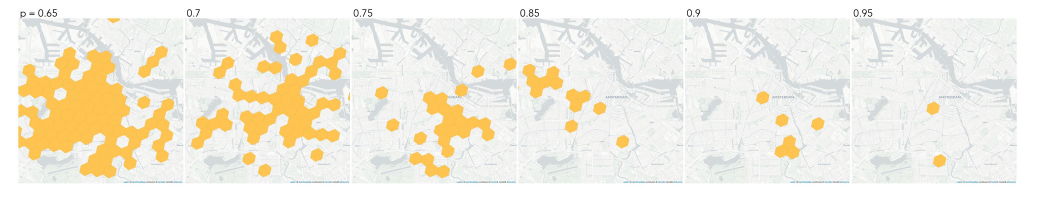
#> input picture ExMAS/spinoffs/corona/fig_6.jpg, 3150 x 600 px, given in place of 7.png, which was not available (shown at 1/3 size)
$ jupyter execute --allow-errors 02_plots.ipynb   (shell and % lines are left out)   (text cells are left out)
#> lines starting #> are read from the running program, lines starting #| are printed output that depends on the picture; pictures that were not available may be replaced by others from this repository, and a replacement may not be noted
[cell 1]
import sys
phantom_path = '/Users/rkucharski/anaconda3/lib/node_modules/phantomjs-prebuilt/lib/phantom/bin/phantomjs'
import os
os.environ["PATH"] += os.pathsep + '/Library/TeX/texbin'

[cell 2]
import pandas as pd
pd.options.mode.chained_assignment = None
pd.options.display.float_format = '{:.3f}'.format
import numpy as np
from math import *
import seaborn as sns
import matplotlib.pyplot as plt

import json
from scipy.stats import *
import os

import pprint
#colors = sns.color_palette("muted")

[cell 3]
import folium
import h3
import webbrowser
from folium.plugins import HeatMap

[cell 4]
plt.style.use(['science'])

[cell 5]
def res_reader(path = '../data/corona/results'):
    evolutions = list()
    last_days = list()
    populations = list()
    for filename in os.listdir(path):
        if filename.startswith('corona') or filename.startswith('population'):
            df = pd.read_csv(os.path.join(path,filename), index_col = 0)
            for h in filename[:-4].split("_")[1:]:
                field = h.split("-")[0]
                val = h.split("-")[1]
                try:
                    val = float(val)
                except:
                    pass
                df[field]= val
            if filename.startswith('corona'):
                df.index.name = 'day'
                last_days.append(pd.DataFrame(df.iloc[-1]).T)
                df = df.reindex(range(900)).fillna(method = 'ffill')
                df['day'] = df.index.astype(int)
                evolutions.append(df)
            elif filename.startswith('population'):
                populations.append(df)
    evolutions = pd.concat(evolutions)
    for col in ['I','Q','R','S','day', 'nP' , 'repl']:
        evolutions[col] = evolutions[col].fillna(0)
        evolutions[col] = evolutions[col].astype(int)
    populations = pd.concat(populations)
    last_days = pd.concat(last_days)
    last_days['day'] = last_days.index.astype(int)
    for col in ['I','Q','R','S','day', 'nP' , 'repl']:
        last_days[col] = last_days[col].fillna(0)
        last_days[col] = last_days[col].astype(int)

    return evolutions, populations, last_days

#> (the rest of this cell did not finish here and is left out)

[cell 6]
fig = plt.figure(constrained_layout=False, figsize=(12,10))
gs1 = fig.add_gridspec(nrows=4, ncols=3)
ax_boxes = fig.add_subplot(gs1[:, :-1])

ax_demand = fig.add_subplot(gs1[:-2, 2])
ax_occupancy = fig.add_subplot(gs1[-2:, 2])
#ax_scalinga = fig.add_subplot(gs1[2, 3])
#ax_scalingb = fig.add_subplot(gs1[3, 3])

[cell 7]
p_text = 'participation probability $p$'
q_text = 'demand level $Q$'

# [15 lines of commented-out code are left out]

fig = plt.figure(constrained_layout=False, figsize=(8,8))
gs1 = fig.add_gridspec(nrows=6, ncols=3)
ax_boxes = fig.add_subplot(gs1[:, :-1])

ax_demand = fig.add_subplot(gs1[:-2, -1])
ax_occupancy = fig.add_subplot(gs1[-2:, -1])


#> (the rest of this cell did not finish here and is left out)

#> (a cell that did not finish here is left out)

[cell 9]
colors = plt.rcParams['axes.prop_cycle'].by_key()['color']
palette = sns.color_palette(colors)
#> (the rest of this cell did not finish here and is left out)

[cell 10]
from IPython.display import Image
import selenium.webdriver
from geojson.feature import *

[cell 11]
from PIL import Image
from PIL import ImageFont
from PIL import ImageDraw , ImageOps

#> (a cell that did not finish here is left out)

#> (a cell that did not finish here is left out)

[cell 14]
APERTURE_SIZE = 8
#> (the rest of this cell did not finish here and is left out)

[cell 15]
# [49 lines left out: function heat, not called in this run]

        # [10 lines of commented-out code are left out]

[cell 16]
def make_collage(size = 500, level = 9, big = False, file_header = 'HEXES'):
#> called with size = 500, level = 9, big = False, file_header = 'HEXES'
    names = ['1.png','2.png','3.png','5.png','6.png','7.png']
    names = names[::-1]
    rows = 1
    cols = 6
    header = 50
    FIELDS = ['p = 0.65','0.7','0.75','0.85','0.9', '0.95', '1']
    #names = ['a) PT travel time','b) Uber travel time', 'c) Time Gap', 'd) Cost Gap', 'e) Uber added value' ]
    city_names = ['', 'Warsaw, PL', 'Stockholm, SE']
    filename = 'fig_6.jpg'
    for CITIES in [['Amsterdam', 'Warsaw', 'Stockholm'],['DC', 'Houston', 'NYC']]:
        new_im = Image.new('RGB', (size*cols+3*header,size*rows+2*header), (255,255,255))
#> new_im: PIL image 3150x600 RGB; every value is 255
        font = ImageFont.truetype("Avenir.ttc", 30)
        draw = ImageDraw.Draw(new_im)
        for i in range(0,size*cols,size):
            shift = 0
            if names[int(i/size)] in ['Time Gap']:
                shift = header
            if names[int(i/size)] == 'Cost Gap':
                shift = 50
            if names[int(i/size)] == 'Uber added value':
                shift = header+50
            draw.text((int(header)+i+10+shift, 20),FIELDS[int(i/size)],(0,0,0),font=font)
            for j in range(0,size*rows,size):
                PATH = 'data/maps/'+names[int(i/size)]
                #'../data/results/figs/{}_{}_{}_{}.png'.format(file_header, level, CITIES[int(j/size)],  FIELDS[int(i/size)])
                print(PATH, j, size)
                im = Image.open(PATH)
#> im is the input picture: PIL image 3150x600 RGB; mean R, G, B 242.3, 237.3, 224
                im.thumbnail((size*0.99,size*0.99))
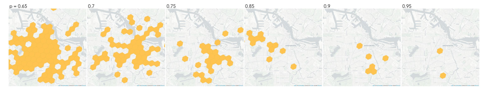
#> im: PIL image 495x94 RGB; mean R, G, B 242.2, 237.2, 223.9
                if i == 0:
                    txt=Image.new('L', (250,50))
#> txt: PIL image 250x50 L; every value is 0
                    d = ImageDraw.Draw(txt)
                    d.text( (0, 0), city_names[int(j/size)],  font=font, fill=255)
                    w=txt.rotate(90,  expand=1)
#> w: PIL image 50x250 L; every value is 0
                    new_im.paste( ImageOps.colorize(w, (0,0,0), (0,0,0)), (int(header/3),j+int(size/2)),  w)
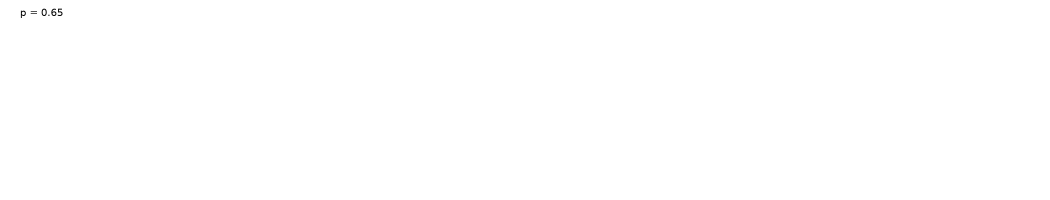
#> new_im: PIL image 3150x600 RGB (shown at 1/3 size); min 0, max 255, mean 254.9
                new_im.paste(im, (header+i+int(size/100)+shift,header+j+int(size/100)))
# [9 lines of commented-out code are left out]
        new_im.save(filename)
#> (the rest of this cell did not finish here and is left out)

$ run again, on ExMAS/spinoffs/corona/fig_3.jpg
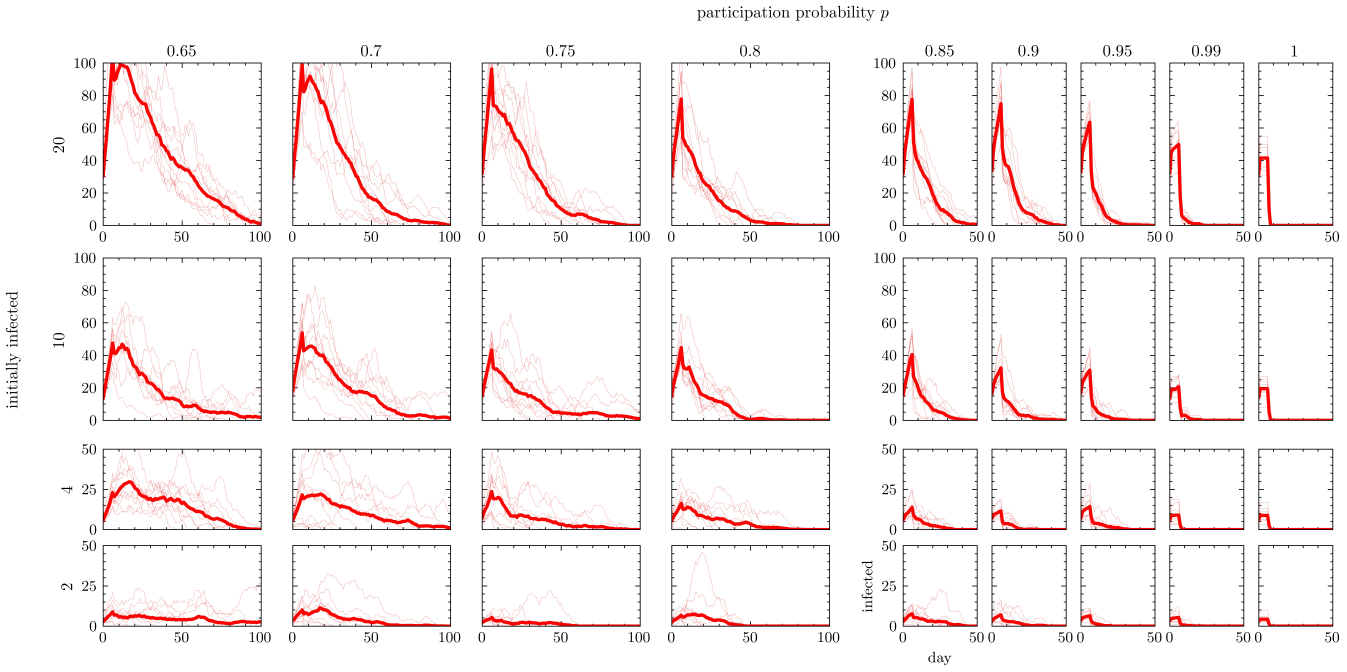
#> input picture ExMAS/spinoffs/corona/fig_3.jpg, 6732 x 3356 px, given in place of 7.png, which was not available (shown at 1/5 size)
#> in make_collage, im is the input picture: PIL image 6732x3356 RGB; mean R, G, B 248.5, 242.6, 242.5
#> in make_collage, `im.thumbnail((size*0.99,size*0.99))`:
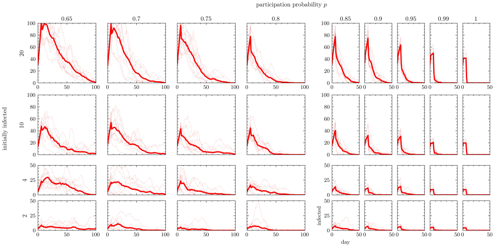
#> im: PIL image 495x247 RGB; mean R, G, B 248.1, 242.1, 242.1
#> txt: PIL image 250x50 L; every value is 0
#> w: PIL image 50x250 L; every value is 0

$ run again, on ExMAS/spinoffs/corona/fig_4.jpg
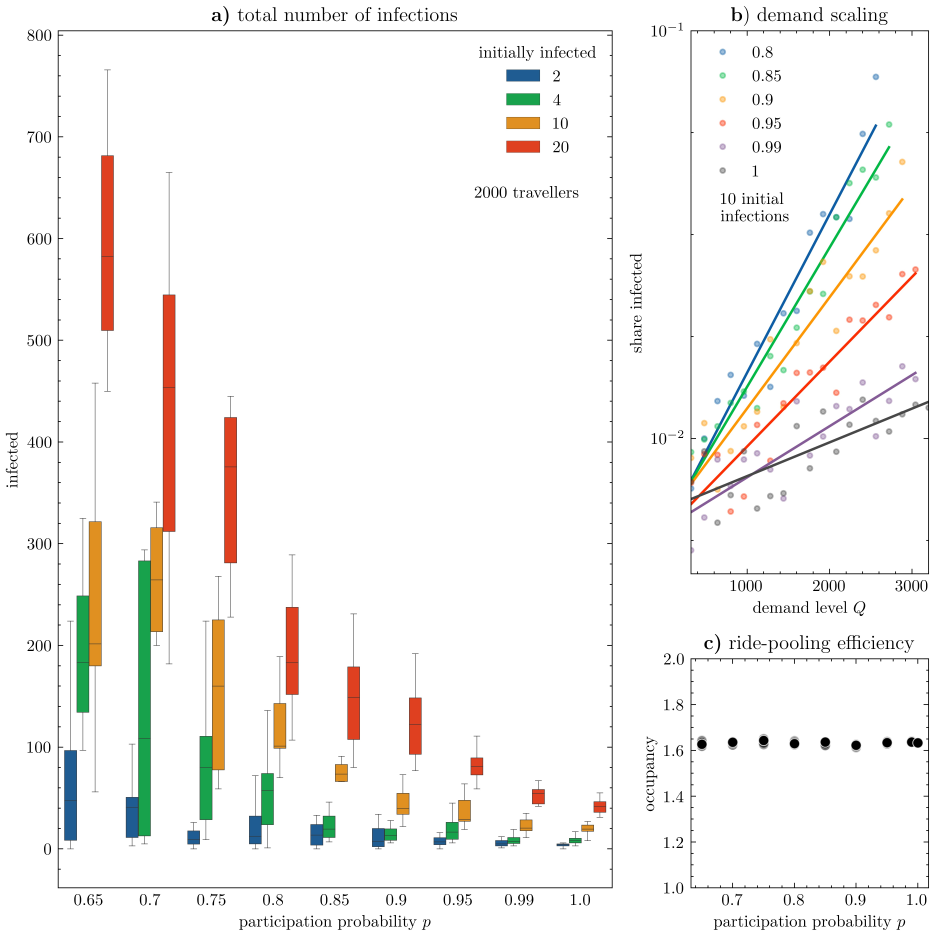
#> input picture ExMAS/spinoffs/corona/fig_4.jpg, 4673 x 4679 px, given in place of 7.png, which was not available (shown at 1/5 size)
#> in make_collage, im is the input picture: PIL image 4673x4679 RGB; mean R, G, B 246.3, 245.2, 243.3
#> in make_collage, `im.thumbnail((size*0.99,size*0.99))`:
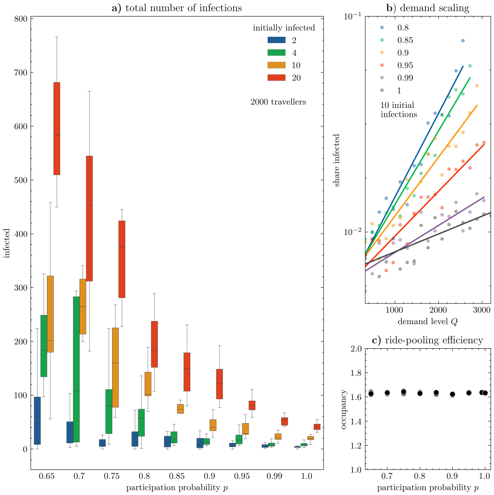
#> im: PIL image 494x495 RGB; mean R, G, B 246.1, 245, 243
#> txt: PIL image 250x50 L; every value is 0
#> w: PIL image 50x250 L; every value is 0
#> in make_collage, `new_im.paste(im, (header+i+int(size/100)+shift,header+j+int(size/100)))`:
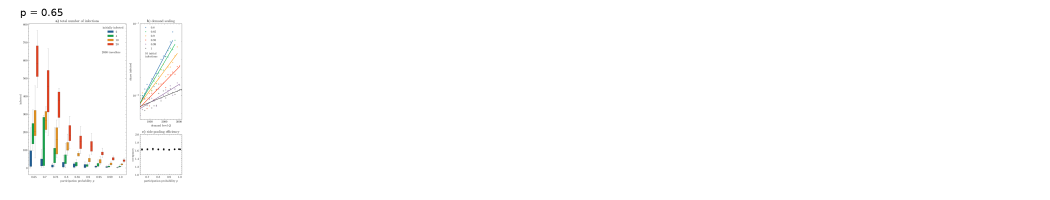
#> new_im: PIL image 3150x600 RGB (shown at 1/3 size); mean R, G, B 253.7, 253.6, 253.4
